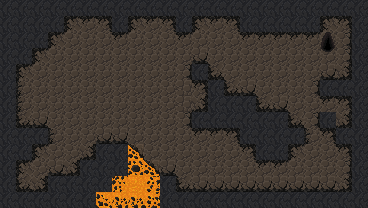

Tiled map render using the project's own tile images. Description and the whole map definition, tile-layer contents included, below:
An orthogonal 23x13 tile map with 16x16 px tiles, 2 tile layers (Tile Layer 1, Tile Layer 2) and 12 objects (6x rock, 3x slime_monster, player_spawn, level_exit, charging_monster).

<map version="1.10" tiledversion="1.10.2" orientation="orthogonal" renderorder="right-down" width="23" height="13" tilewidth="16" tileheight="16" infinite="0" nextlayerid="4" nextobjectid="19">
 <tileset firstgid="1" source="cave_crawler_v2.tsx" />
 <layer id="1" name="Tile Layer 1" width="23" height="13">
  <data encoding="csv">
95,95,95,95,95,95,95,95,95,95,95,95,95,95,95,95,95,95,95,95,95,95,95,
95,95,95,95,82,79,2684354642,95,82,79,2684354642,95,82,79,2684354642,95,95,95,95,95,82,2684354642,95,
95,95,95,82,61,61,61,79,61,61,61,79,61,61,61,79,79,79,79,79,61,76,95,
95,95,82,61,61,61,61,61,61,61,61,61,78,61,61,61,61,61,61,61,61,76,95,
95,82,61,61,61,61,61,61,61,61,61,76,95,1610612818,61,61,61,61,61,61,78,3221225554,95,
95,77,61,61,61,61,61,61,61,61,61,62,2684354642,95,1610612818,78,61,61,61,76,95,95,95,
95,77,61,61,61,61,61,61,61,61,61,62,3221225554,95,95,95,1610612818,78,61,61,79,2684354642,95,
95,1610612818,78,61,61,61,61,61,61,61,61,76,95,95,95,95,95,95,1610612818,76,95,3221225554,95,
95,95,95,77,61,61,78,78,61,61,61,61,79,79,2684354642,95,95,95,95,77,2684354642,95,95,
95,95,82,61,61,3221225554,95,95,48,61,61,61,61,61,61,2684354642,95,95,82,61,61,2684354642,95,
95,82,61,78,3221225554,95,95,95,48,48,78,61,61,61,61,61,79,79,61,61,61,76,95,
95,1610612818,3221225554,95,95,95,95,48,48,48,95,1610612818,78,78,78,78,78,78,78,78,78,3221225554,95,
95,95,95,95,95,95,48,48,48,48,95,95,95,95,95,95,95,95,95,95,95,95,95
</data>
 </layer>
 <layer id="2" name="Tile Layer 2" width="23" height="13">
  <data encoding="csv">
0,0,0,0,0,0,0,0,0,0,0,0,0,0,0,0,0,0,0,0,0,0,0,
0,0,0,0,0,0,0,0,0,0,0,0,0,0,0,0,0,0,0,0,0,0,0,
0,0,0,0,0,0,0,0,0,0,0,0,0,0,0,0,0,0,0,0,66,0,0,
0,0,0,0,0,0,0,0,0,0,0,0,0,0,0,0,0,0,0,0,81,0,0,
0,0,0,0,0,0,0,0,0,0,0,0,0,0,0,0,0,0,0,0,0,0,0,
0,0,0,0,0,0,0,0,0,0,0,0,0,0,0,0,0,0,0,0,0,0,0,
0,0,0,0,0,0,0,0,0,0,0,0,0,0,0,0,0,0,0,0,0,0,0,
0,0,0,0,0,0,0,0,0,0,0,0,0,0,0,0,0,0,0,0,0,0,0,
0,0,0,0,0,0,0,0,0,0,0,0,0,0,0,0,0,0,0,0,0,0,0,
0,0,0,0,0,0,0,0,92,0,0,0,0,0,0,0,0,0,0,0,0,0,0,
0,0,0,0,0,0,0,0,17,92,0,0,0,0,0,0,0,0,0,0,0,0,0,
0,0,0,0,0,0,0,1,0,18,0,0,0,0,0,0,0,0,0,0,0,0,0,
0,0,0,0,0,0,31,32,32,33,0,0,0,0,0,0,0,0,0,0,0,0,0
</data>
 </layer>
 <objectgroup id="3" name="Object Layer 1">
  <object id="1" name="player_spawn" x="33" y="176">
   <point />
  </object>
  <object id="2" name="level_exit" x="328.5" y="45.5">
   <point />
  </object>
  <object id="3" name="rock" x="75.5" y="49.5">
   <point />
  </object>
  <object id="4" name="slime_monster" x="88" y="37">
   <point />
  </object>
  <object id="5" name="rock" x="310.5" y="110">
   <point />
  </object>
  <object id="6" name="slime_monster" x="341" y="111">
   <point />
  </object>
  <object id="7" name="rock" x="177.5" y="115">
   <point />
  </object>
  <object id="8" name="slime_monster" x="194" y="105">
   <point />
  </object>
  <object id="13" name="charging_monster" x="34.5" y="110">
   <point />
  </object>
  <object id="14" name="rock" x="327.5" y="46">
   <point />
  </object>
  <object id="15" name="rock" x="178" y="88">
   <point />
  </object>
  <object id="16" name="rock" x="101.5" y="50.5">
   <point />
  </object>
 </objectgroup>
</map>
